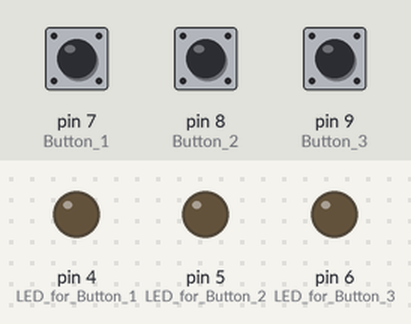
Bench run of a sketch on a simulated Arduino Uno, built with avr-gcc and run on an emulated ATmega328P. On the bench: output pins drawn as LEDs (lit = HIGH). The inputs (shaded band) are chosen by the test bench; at power-on: pin 7 (Button_1) HIGH, pin 8 (Button_2) HIGH, pin 9 (Button_3) HIGH. What the sketch prints to the serial monitor is not drawn.

Above: at 1.2 s.
1.3 s: pin 7 (Button_1) pulled LOW for 0.15 s
At 1.37 s:
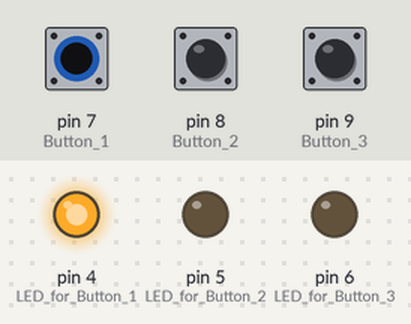
2.9 s: pin 8 (Button_2) pulled LOW for 0.15 s
At 2.97 s:
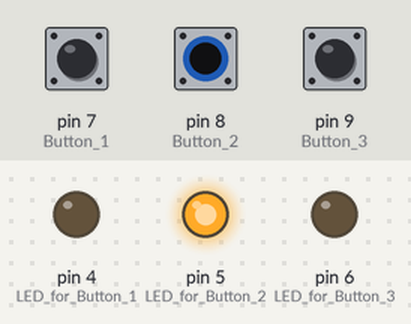
4.5 s: pin 9 (Button_3) pulled LOW for 0.15 s
At 4.57 s:
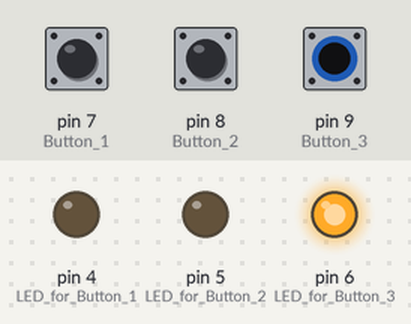
6.1 s: pin 9 (Button_3) pulled LOW for 3.2 s
At 10.0 s:
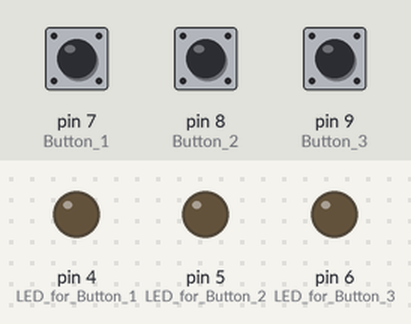
10.8 s: pin 7 (Button_1) pulled LOW for 3.2 s
At 12.2 s:
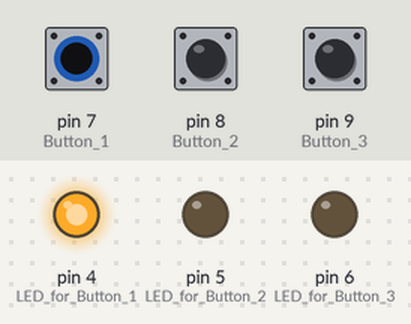
15.5 s: pin 7 (Button_1) driven LOW and pin 8 (Button_2) driven LOW
At 15.8 s:
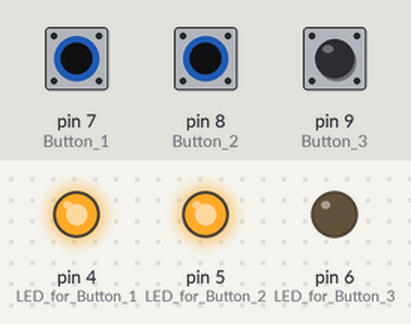
Timing chart, 0 to 18.0 s (numbered marks = the images above; inputs shaded):
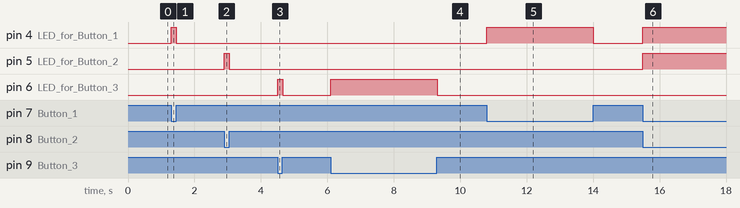

The sketch:

ControllerPrototypev0.1.ino
```cpp
void setup() {
  // Initialize LEDs as outputs
  pinMode(4, OUTPUT); // LED for Button 1
  pinMode(5, OUTPUT); // LED for Button 2
  pinMode(6, OUTPUT); // LED for Button 3

  // Initialize buttons as inputs with pull-up
  pinMode(7, INPUT_PULLUP);  // Button 1
  pinMode(8, INPUT_PULLUP);  // Button 2
  pinMode(9, INPUT_PULLUP);  // Button 3

  Serial.begin(9600); // Start serial communication
}

void loop() {
  // Read buttons and control LEDs
  handleButton(7, 4, 'J'); // Jump
  handleButton(8, 5, 'L'); // Left
  handleButton(9, 6, 'R'); // Right
}

void handleButton(int buttonPin, int ledPin, char command) {
  if (digitalRead(buttonPin) == LOW) {
    digitalWrite(ledPin, HIGH);
    Serial.println(command);
  } else {
    digitalWrite(ledPin, LOW);
  }
}
```

Measured:
- after the input at 1.3 s, pin 4 (LED_for_Button_1): LOW → HIGH at once, → LOW 0.15 s later
- after the input at 2.9 s, pin 5 (LED_for_Button_2): LOW → HIGH at once, → LOW 0.15 s later
- after the input at 4.5 s, pin 6 (LED_for_Button_3): LOW → HIGH at once, → LOW 0.15 s later
- after the input at 6.1 s, pin 6 (LED_for_Button_3): LOW → HIGH at once, → LOW 3.2 s later
- after the input at 10.8 s, pin 4 (LED_for_Button_1): LOW → HIGH at once, → LOW 3.2 s later
- after the input at 15.5 s, pin 4 (LED_for_Button_1), pin 5 (LED_for_Button_2): LOW → HIGH at once
